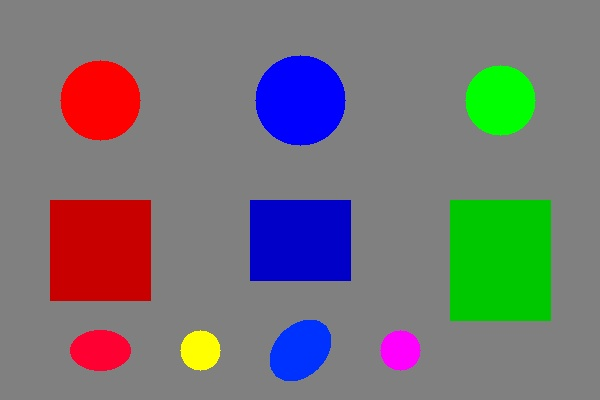
#> input picture test_images/original/images/color_test.jpg, 600 x 400 px
$ python trackbar_tool.py
#> lines starting #> are read from the running program, lines starting #| are printed output that depends on the picture; after the words box and inside, x2 and y2 are one past the last pixel; in counts of white or black regions, pixels touching at a corner belong together
### src/utils.py
"""
公共工具模块
提供图像读取、保存、创建对比图等通用功能
"""

import cv2
import os
import numpy as np


def read_image(path):
    """
    安全读取图片文件（支持中文路径）
    :param path: 图片路径
    :return: BGR格式的numpy数组，读取失败返回None
    """
    if not os.path.exists(path):
        print(f"[错误] 图片不存在: {path}")
        return None
    # 使用numpy读取字节流并通过cv2.imdecode解码，避免中文路径问题
    image = cv2.imdecode(np.fromfile(path, dtype=np.uint8), cv2.IMREAD_COLOR)
#> image is the input picture: shape (400, 600, 3); mean B, G, R 118, 115.9, 118.3
    if image is None:
        print(f"[错误] 无法读取图片: {path}")
        return None
    return image


# [84 lines left out: functions save_image, create_comparison_image, not called in this run]

### src/task4_advanced/trackbar_tool.py
"""
进阶任务三：交互调参工具
基于OpenCV的Trackbar组件创建可视化调参界面
支持实时调节HSV阈值、模糊核大小等关键参数
"""

import cv2
import os
import sys
import numpy as np

sys.path.insert(0, os.path.dirname(os.path.dirname(os.path.dirname(os.path.abspath(__file__)))))


def _get_screen_size():
    """获取屏幕分辨率，Windows下使用ctypes，失败则返回常见默认值"""
    try:
        import ctypes
        user32 = ctypes.windll.user32
        return user32.GetSystemMetrics(0), user32.GetSystemMetrics(1)
    except Exception:
        return 1920, 1080
from src.utils import read_image, save_image


class TrackbarTool:
    """Trackbar可视化调参工具类"""

    CONTROL_WINDOW = "HSV Controls"
    DISPLAY_WINDOW = "HSV Result"

    def __init__(self, image_path):
        self.image = read_image(image_path)
        if self.image is None:
            raise FileNotFoundError(f"无法加载图片: {image_path}")

        self.hsv = cv2.cvtColor(self.image, cv2.COLOR_BGR2HSV)
#> self.hsv: shape (400, 600, 3); mean H, S, V 23.1, 58, 149.1

        # 获取屏幕分辨率，动态计算两个窗口的尺寸和位置
        screen_w, screen_h = _get_screen_size()
        # 控制窗口宽度固定约500px，显示窗口尽量占满剩余横向空间
        self.control_w = 500
        self.display_max_w = max(800, screen_w - self.control_w - 80)
        self.display_max_h = max(500, screen_h - 120)

        # 创建两个窗口：控制窗口专门放滑块，显示窗口专门放图片
        # 这是OpenCV下调参工具的标准做法，可避免单窗口内滑块和图片互相挤压
        cv2.namedWindow(self.CONTROL_WINDOW, cv2.WINDOW_NORMAL)
        cv2.namedWindow(self.DISPLAY_WINDOW, cv2.WINDOW_NORMAL)
        cv2.moveWindow(self.CONTROL_WINDOW, 20, 20)
        cv2.moveWindow(self.DISPLAY_WINDOW, self.control_w + 40, 20)

        # 在控制窗口创建Trackbar
        cv2.createTrackbar("H Lower", self.CONTROL_WINDOW, 0, 180, self.nothing)
        cv2.createTrackbar("H Upper", self.CONTROL_WINDOW, 180, 180, self.nothing)
        cv2.createTrackbar("H Lower2", self.CONTROL_WINDOW, 0, 180, self.nothing)
        cv2.createTrackbar("H Upper2", self.CONTROL_WINDOW, 0, 180, self.nothing)
        cv2.createTrackbar("S Lower", self.CONTROL_WINDOW, 0, 255, self.nothing)
        cv2.createTrackbar("S Upper", self.CONTROL_WINDOW, 255, 255, self.nothing)
        cv2.createTrackbar("V Lower", self.CONTROL_WINDOW, 0, 255, self.nothing)
        cv2.createTrackbar("V Upper", self.CONTROL_WINDOW, 255, 255, self.nothing)
        cv2.createTrackbar("BlurK", self.CONTROL_WINDOW, 1, 21, self.nothing)
        cv2.createTrackbar("MorphK", self.CONTROL_WINDOW, 1, 21, self.nothing)
        cv2.createTrackbar("MinArea", self.CONTROL_WINDOW, 100, 2000, self.nothing)

        # 设置初始值（蓝色示例，H2 范围默认关闭）
        cv2.setTrackbarPos("H Lower", self.CONTROL_WINDOW, 100)
        cv2.setTrackbarPos("H Upper", self.CONTROL_WINDOW, 130)
        cv2.setTrackbarPos("S Lower", self.CONTROL_WINDOW, 120)
        cv2.setTrackbarPos("V Lower", self.CONTROL_WINDOW, 100)

        # 显示一个小提示，确保控制窗口能被系统正确渲染
        control_panel = np.zeros((60, 500, 3), dtype=np.uint8)
        cv2.putText(control_panel, "Drag sliders to tune", (10, 40),
                    cv2.FONT_HERSHEY_SIMPLEX, 0.6, (0, 255, 0), 2)
        cv2.imshow(self.CONTROL_WINDOW, control_panel)
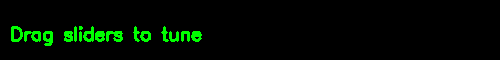
#> window 'HSV Controls': shape (60, 500, 3); mean B, G, R 0, 10.6, 0

    def nothing(self, x):
        """Trackbar回调函数，不需要额外操作"""
        pass

    def _resize_for_display(self, image):
        """
        根据屏幕分辨率缩放显示图像，使显示窗口尽可能大且不超出屏幕
        :param image: 原始图像
        :return: 缩放后的图像
        """
        h, w = image.shape[:2]
        max_width = getattr(self, 'display_max_w', 1600)
        max_height = getattr(self, 'display_max_h', 900)
        scale = min(1.0, max_width / w, max_height / h)
        if scale >= 1.0:
            return image
        new_w = int(w * scale)
        new_h = int(h * scale)
        return cv2.resize(image, (new_w, new_h))

    def get_trackbar_values(self):
        """读取当前Trackbar的值"""
        h_lower = cv2.getTrackbarPos("H Lower", self.CONTROL_WINDOW)
        h_upper = cv2.getTrackbarPos("H Upper", self.CONTROL_WINDOW)
        h_lower2 = cv2.getTrackbarPos("H Lower2", self.CONTROL_WINDOW)
        h_upper2 = cv2.getTrackbarPos("H Upper2", self.CONTROL_WINDOW)
        s_lower = cv2.getTrackbarPos("S Lower", self.CONTROL_WINDOW)
        s_upper = cv2.getTrackbarPos("S Upper", self.CONTROL_WINDOW)
        v_lower = cv2.getTrackbarPos("V Lower", self.CONTROL_WINDOW)
        v_upper = cv2.getTrackbarPos("V Upper", self.CONTROL_WINDOW)
        blur_k = cv2.getTrackbarPos("BlurK", self.CONTROL_WINDOW)
        morph_k = cv2.getTrackbarPos("MorphK", self.CONTROL_WINDOW)
        min_area = cv2.getTrackbarPos("MinArea", self.CONTROL_WINDOW)

        # 模糊核和形态学核必须为奇数
        blur_k = max(1, blur_k)
        if blur_k % 2 == 0:
            blur_k += 1
        morph_k = max(1, morph_k)
        if morph_k % 2 == 0:
            morph_k += 1

        return {
            'h_lower': h_lower, 'h_upper': h_upper,
            'h_lower2': h_lower2, 'h_upper2': h_upper2,
            's_lower': s_lower, 's_upper': s_upper,
            'v_lower': v_lower, 'v_upper': v_upper,
            'blur_k': blur_k, 'morph_k': morph_k,
            'min_area': min_area
        }

    def process(self, params):
        """
        根据当前参数处理图像
        :param params: Trackbar参数字典
        :return: 处理结果图、掩码图
        """
        # 高斯模糊
        if params['blur_k'] > 1:
            blurred_hsv = cv2.GaussianBlur(self.hsv, (params['blur_k'], params['blur_k']), 0)
        else:
            blurred_hsv = self.hsv

        # HSV阈值分割（支持双段H范围，如红色跨越0°/180°）
        lower1 = np.array([params['h_lower'], params['s_lower'], params['v_lower']])
        upper1 = np.array([params['h_upper'], params['s_upper'], params['v_upper']])
        mask = cv2.inRange(blurred_hsv, lower1, upper1)
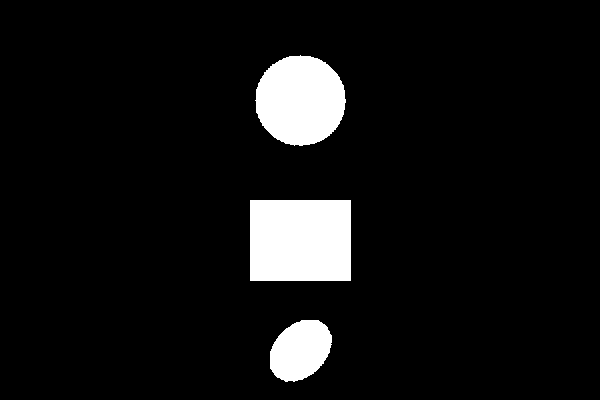
#> mask: shape (400, 600); 7.3% white; 3 white regions
        if params['h_upper2'] > params['h_lower2']:
            lower2 = np.array([params['h_lower2'], params['s_lower'], params['v_lower']])
            upper2 = np.array([params['h_upper2'], params['s_upper'], params['v_upper']])
            mask = cv2.bitwise_or(mask, cv2.inRange(blurred_hsv, lower2, upper2))

        # 形态学处理
        kernel = cv2.getStructuringElement(cv2.MORPH_RECT,
                                           (params['morph_k'], params['morph_k']))
        mask = cv2.morphologyEx(mask, cv2.MORPH_OPEN, kernel, iterations=2)
        mask = cv2.morphologyEx(mask, cv2.MORPH_CLOSE, kernel, iterations=2)

        # 查找轮廓并过滤
        contours, _ = cv2.findContours(mask, cv2.RETR_EXTERNAL, cv2.CHAIN_APPROX_SIMPLE)
#> contours = 3 contours; box (x1, y1, x2, y2) and area: (250, 200, 351, 281) 8000, (255, 55, 346, 146) 6286, (270, 320, 332, 382) 2794
        result = self.image.copy()
        for cnt in contours:
            area = cv2.contourArea(cnt)
            if area < params['min_area']:
                continue
            x, y, w, h = cv2.boundingRect(cnt)
            cv2.drawContours(result, [cnt], -1, (0, 255, 0), 2)
            cv2.rectangle(result, (x, y), (x+w, y+h), (0, 0, 255), 2)
            cv2.putText(result, f"A:{int(area)}", (x, y-10),
                        cv2.FONT_HERSHEY_SIMPLEX, 0.5, (0, 0, 255), 2)
#> this loop made 3 passes
#> (area, x, y, w, h) on passes 1, 3: (2794.5, 270, 320, 62, 62), (6285.5, 255, 55, 91, 91)
#> (cnt, area, x, y, w, h) on pass 2: ([[250, 200], [250, 280], [350, 280], [350, 200]], 8000, 250, 200, 101, 81)
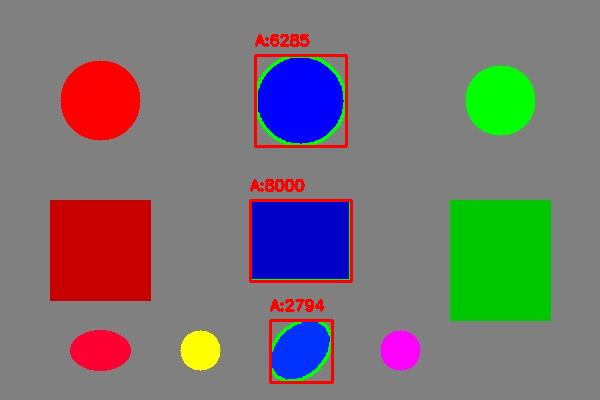
#> result: shape (400, 600, 3); 2.36% of pixels changed, all inside (x1, y1, x2, y2) = (249, 34, 353, 384)

        # 合并原图、掩码、结果
        mask_color = cv2.cvtColor(mask, cv2.COLOR_GRAY2BGR)
#> mask_color: shape (400, 600, 3); 7.3% white; 3 white regions, box (x1, y1, x2, y2) and area: (250, 200, 351, 281) 8181, (255, 55, 346, 146) 6418, (270, 320, 332, 382) 2883
        combined = np.hstack([self.image, mask_color, result])
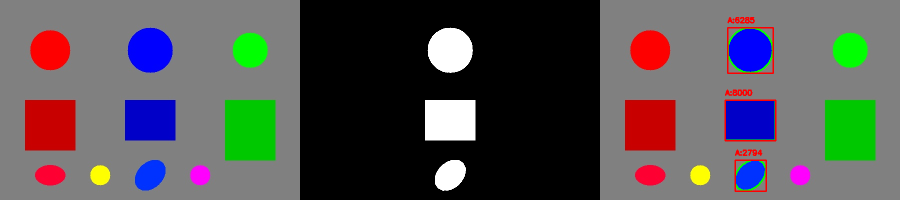
#> combined: shape (400, 1800, 3) (shown at 1/2 size); mean B, G, R 83.6, 83.2, 85.8

        # 显示当前参数
        h2_info = f" H2:[{params['h_lower2']},{params['h_upper2']}]" if params['h_upper2'] > params['h_lower2'] else ""
        info = (f"H:[{params['h_lower']},{params['h_upper']}]{h2_info} "
                f"S:[{params['s_lower']},{params['s_upper']}] "
                f"V:[{params['v_lower']},{params['v_upper']}] "
                f"Blur:{params['blur_k']} Morph:{params['morph_k']} MinArea:{params['min_area']}")
        cv2.putText(combined, info, (10, 30),
                    cv2.FONT_HERSHEY_SIMPLEX, 0.5, (0, 255, 255), 2)
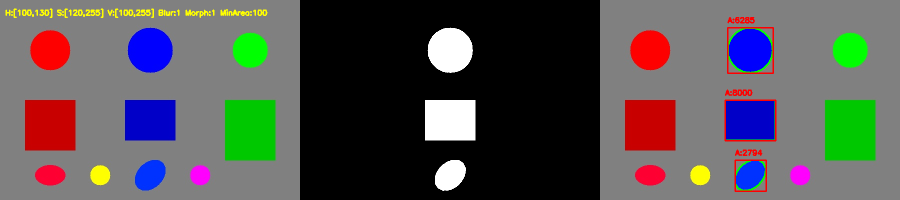
#> combined: shape (400, 1800, 3) (shown at 1/2 size); 0.5% of pixels changed, all inside (x1, y1, x2, y2) = (11, 17, 535, 36)

        return combined, mask

    def run(self):
        """启动调参界面主循环"""
        print("=" * 50)
        print("OpenCV HSV 交互调参工具")
        print("控制窗口:", self.CONTROL_WINDOW)
        print("显示窗口:", self.DISPLAY_WINDOW)
        print("按 'q' 退出")
        print("按 's' 保存当前参数和结果到 test_images/results/task4/trackbar/")
        print("=" * 50)
        while True:
            params = self.get_trackbar_values()
            combined, mask = self.process(params)
            # 控制窗口和图片窗口分离，图片可以独立放大显示
            display = self._resize_for_display(combined)
#> in _resize_for_display, `return cv2.resize(image, (new_w, new_h))`:
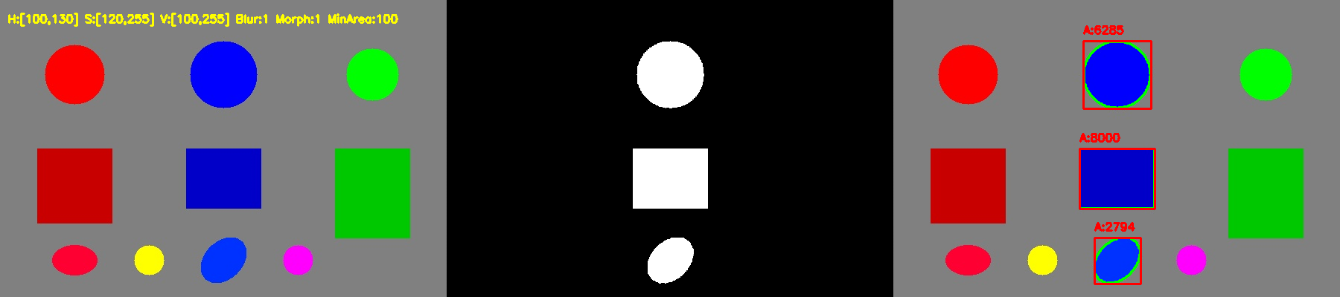
#> returned value: shape (297, 1340, 3); mean of channels 0, 1, 2 82.9, 83.9, 86.4; drawn as B, G, R
            cv2.imshow(self.DISPLAY_WINDOW, display)
            # 强制显示窗口尺寸与图片一致，避免WINDOW_NORMAL下图片被拉伸变形
            cv2.resizeWindow(self.DISPLAY_WINDOW, display.shape[1], display.shape[0])

            key = cv2.waitKey(1) & 0xFF
#> (key q is pressed here)
            if key == ord('q'):
                break
            if key == ord('s'):
                self.save_current_state(params, combined, mask)

            # 检测任一窗口被关闭时退出，避免程序在后台空转
            try:
                if (cv2.getWindowProperty(self.CONTROL_WINDOW, cv2.WND_PROP_VISIBLE) < 1 or
                    cv2.getWindowProperty(self.DISPLAY_WINDOW, cv2.WND_PROP_VISIBLE) < 1):
                    break
            except cv2.error:
                break

        cv2.destroyAllWindows()
        print("调参工具已关闭")

    def save_current_state(self, params, combined, mask):
        """保存当前参数和结果图"""
        project_root = os.path.dirname(os.path.dirname(os.path.dirname(os.path.abspath(__file__))))
        output_dir = os.path.join(project_root, "test_images", "results", "task4", "trackbar")
        os.makedirs(output_dir, exist_ok=True)

        # 保存结果图（使用save_image支持中文路径）
        save_image(os.path.join(output_dir, "trackbar_result.jpg"), combined)
        save_image(os.path.join(output_dir, "trackbar_mask.jpg"), mask)

        # 保存参数
        with open(os.path.join(output_dir, "trackbar_params.txt"), 'w', encoding='utf-8') as f:
            f.write("# Trackbar 调参结果\n")
            for k, v in params.items():
                f.write(f"{k}: {v}\n")
        print(f"[保存] 参数和结果已保存到 {output_dir}")


def trackbar_tool_pipeline(image_path):
    """
    Trackbar调参工具入口
    :param image_path: 输入图片路径
    """
    tool = TrackbarTool(image_path)
    tool.run()


if __name__ == "__main__":
    # 基于当前文件位置计算项目根目录，支持从任意目录运行
    project_root = os.path.dirname(os.path.dirname(os.path.dirname(os.path.abspath(__file__))))
    input_image = os.path.join(project_root, "test_images", "original", "images", "color_test.jpg")
    trackbar_tool_pipeline(input_image)
